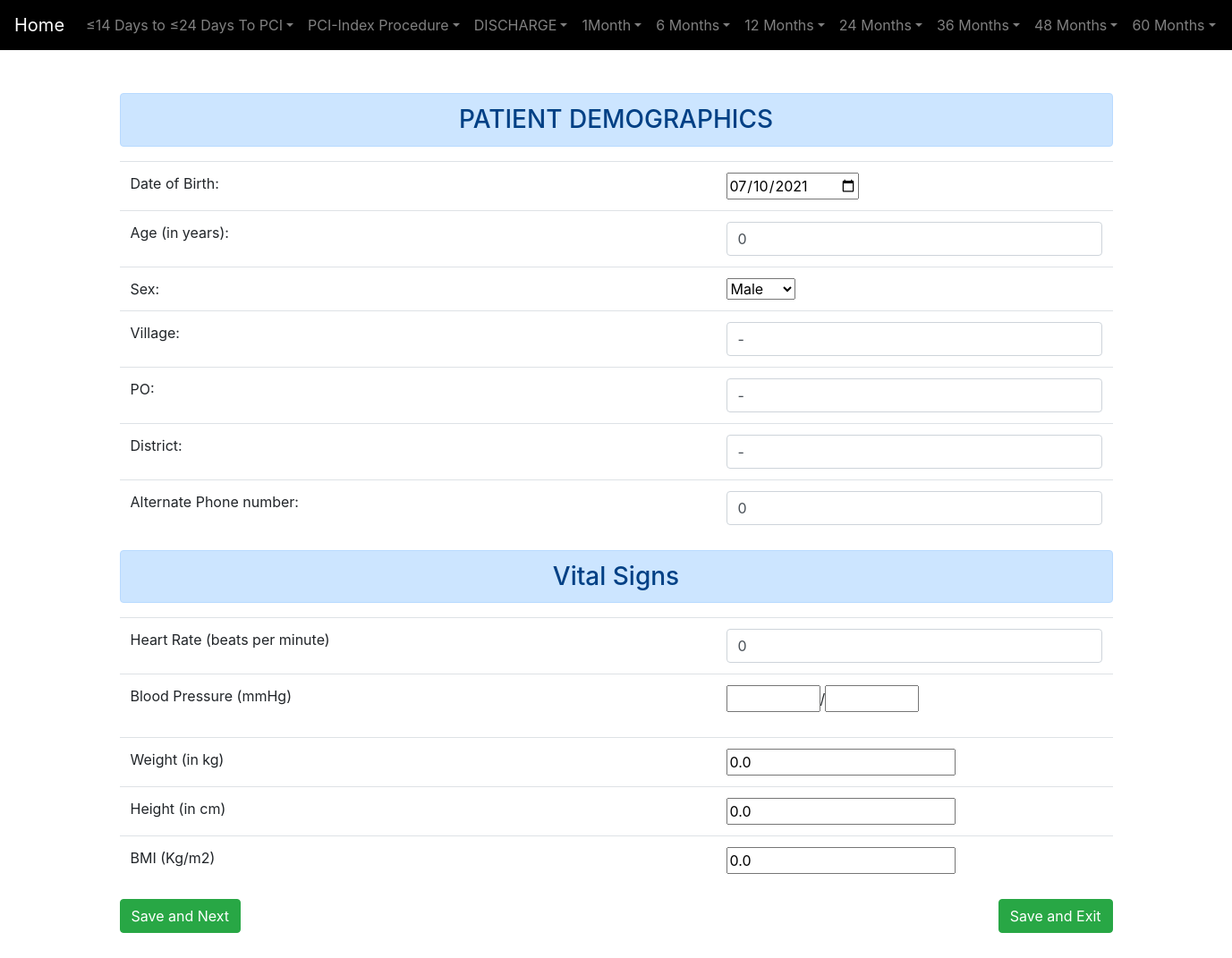
/patient_demo/, run on the app's committed database.
### enroll/models.py (models this page shows, shortened)
class Question(models.Model):
	q_id = models.IntegerField(primary_key = True)
	q_text = models.CharField(max_length = 500)

### enroll/views.py (the view, shortened to what this page needs)
# urls.py: path('patient_demo/', patient_demographics),
def patient_demographics(request):
    global ques_id, i
    ques_id = 5
    dateform = DateTime(initial={'ans_text': datetime.date.today()})
    ageform = NumberInput(initial={'ans_text': 0})
    sexform = SexInput(initial={'ans_text': 'Male'})
    addressform = TextInput(initial={'ans_text': "-"})
    phoneform = NumberInput(initial={'ans_text': 0})
    dob_ques = Question.objects.filter(q_id=6)
    age_ques = Question.objects.filter(q_id=7)
    sex_ques = Question.objects.filter(q_id=8)
    address_ques = Question.objects.filter(q_id__gte=9, q_id__lte=11)
    phone_ques = Question.objects.filter(q_id=12)
    heartrateform = NumberInput(initial={'ans_text': 0})
    bpform = TextInput()
    whbform = FloatInput(initial={'ans_text': 0.0})
    hr_ques = Question.objects.filter(q_id=13)
    bp_ques = Question.objects.filter(q_id=14)
    weight_hight_bmi_ques = Question.objects.filter(q_id__gte=15, q_id__lte=17)
    context = {
        "dob_ques": dob_ques,
        "age_ques": age_ques,
        "sex_ques": sex_ques,
        "address_ques": address_ques,
        "phone_ques": phone_ques,
        "dateform": dateform,
        "ageform": ageform,
        "sexform": sexform,
        "addressform": addressform,
        'phoneform': phoneform,
        'hrques': hr_ques,
        'bpques': bp_ques,
        'whbques': weight_hight_bmi_ques,
        'hrform': heartrateform,
        'bpform': bpform,
        'whbform': whbform,
    }
    return render(request, "enroll/patient_demo.html", context)

### enroll/forms.py
class DateTime(forms.ModelForm):
    class Meta:
        model = Result
        fields = ('p_id', 'q_id', 'ans_text')
        widgets = {
            'ans_text': forms.DateInput(attrs={'type': 'date'})
        }

class NumberInput(forms.ModelForm):
    class Meta:
        model = Result
        fields = ('p_id', 'q_id', 'ans_text')
        widgets = {
            'ans_text': forms.NumberInput(attrs={'class': 'form-control'})
        }

### enroll/templates/enroll/patient_demo.html (shortened to what this page needs)
{% extends 'enroll/question.html' %}
{% block content %}
<div class="row">
  <div class="col-sm-12">
    <form method="POST">
      <h3 class="text-center alert alert-primary">PATIENT DEMOGRAPHICS</h3>
      <table class="table table-hover">
        <tbody>
          {% for ques in dob_ques %}
          <tr>
            <td width="60%">{{ques.q_text}}</td>
            <td width="40%">{{dateform.ans_text}}</td>
          </tr>
          {%endfor%}
          {% for ques in age_ques %}
          <tr>
            <td>{{ques.q_text}}</td>
            <td>{{ageform.ans_text}}</td>
          </tr>
          {%endfor%}
          {% for ques in sex_ques %}
          <tr>
            <td>{{ques.q_text}}</td>
            <td>{{sexform.ans_text}}</td>
          </tr>
          {%endfor%}
          {% for ques in address_ques %}
          <tr>
            <td>{{ques.q_text}}</td>
            <td>{{addressform.ans_text}}</td>
          </tr>
          {%endfor%}
          {% for ques in phone_ques %}
          <tr>
            <td>{{ques.q_text}}</td>
            <td>{{phoneform.ans_text}}</td>
          </tr>
          {%endfor%}
        </tbody>
      </table>
      <h3 class="text-center alert alert-primary">Vital Signs</h3>
      <table class="table table-hover">
        <tbody>
          {% for ques in hrques %}
          <tr>
            <td width="60%">{{ ques.q_text }}</td>
            <td width="40%">{{ hrform.ans_text }}</td>
          </tr>
          {% endfor %}
          {% for ques in bpques %}
          <tr>
            <td>{{ ques.q_text }}</td>
            <td>
              <p><input type="number" name="bp[]" class="w-25">/<input type="number" name="bp[]" class="w-25"></p>
            </td>
          </tr>
          {% endfor %}
          {% for ques in whbques %}
          <tr>
            <td>{{ ques.q_text }}</td>
            <td>
              {{ whbform.ans_text }}
            </td>
          </tr>
          {% endfor %}
        </tbody>
      </table>
      <input type="submit" class="btn btn-success" name="next" value="Save and Next">
      <input type="submit" class="btn btn-success" name="home" value="Save and Exit" style="float: right;">
    </form>
  </div>
</div>
{% endblock %}

### enroll/templates/enroll/question.html (shortened to what this page needs)
<!DOCTYPE html>
{% load static %}
<html>
<head>
	<link rel="stylesheet" href="{% static 'enroll/css/bootstrap.css' %}">
	<nav class="navbar navbar-expand-sm navbar-dark" style="background-color: black;">
		<a class="navbar-brand" href="/create/">Home</a>
		<div class="collapse navbar-collapse" id="collapsibleNavId">
			<ul class="navbar-nav mr-auto mt-2 mt-lg-0">
				<li class="nav-item dropdown">
					<a class="nav-link dropdown-toggle" href="#" id="dropdownId" data-toggle="dropdown" aria-haspopup="true"
						aria-expanded="false">≤14 Days to ≤24 Days To PCI</a>
				</li>
				<li class="nav-item dropdown">
					<a class="nav-link dropdown-toggle" href="#" id="dropdownId" data-toggle="dropdown" aria-haspopup="true"
						aria-expanded="false">PCI-Index Procedure</a>
				</li>
				<li class="nav-item dropdown">
					<a class="nav-link dropdown-toggle" href="#" id="dropdownId" data-toggle="dropdown" aria-haspopup="true"
						aria-expanded="false">DISCHARGE</a>
				</li>
				<li class="nav-item dropdown">
					<a class="nav-link dropdown-toggle" href="#" id="dropdownId" data-toggle="dropdown" aria-haspopup="true"
						aria-expanded="false">1Month</a>
				</li>
				<li class="nav-item dropdown">
					<a class="nav-link dropdown-toggle" href="#" id="dropdownId" data-toggle="dropdown" aria-haspopup="true"
						aria-expanded="false">6 Months</a>
				</li>
				<li class="nav-item dropdown">
					<a class="nav-link dropdown-toggle" href="#" id="dropdownId" data-toggle="dropdown" aria-haspopup="true"
						aria-expanded="false">12 Months</a>
				</li>
				<li class="nav-item dropdown">
					<a class="nav-link dropdown-toggle" href="#" id="dropdownId" data-toggle="dropdown" aria-haspopup="true"
						aria-expanded="false">24 Months</a>
				</li>
				<li class="nav-item dropdown">
					<a class="nav-link dropdown-toggle" href="#" id="dropdownId" data-toggle="dropdown" aria-haspopup="true"
						aria-expanded="false">36 Months</a>
				</li>
				<li class="nav-item dropdown">
					<a class="nav-link dropdown-toggle" href="#" id="dropdownId" data-toggle="dropdown" aria-haspopup="true"
						aria-expanded="false">48 Months</a>
				</li>
				<li class="nav-item dropdown">
					<a class="nav-link dropdown-toggle" href="#" id="dropdownId" data-toggle="dropdown" aria-haspopup="true"
						aria-expanded="false">60 Months</a>
				</li>
			</ul>
		</div>
	</nav>
</head>
<body>
	<div class="container mt-5">
		{% block content %}
		{% endblock %}
	</div>
</body>
</html>

### data on the page
Question: q_text "Date of Birth:", ans_text "07/10/2021"
Question: q_text "Age (in years):", ans_text "0"
Question: q_text "Sex:"
Question: q_text "Village:", ans_text "-"
Question: q_text "PO:", ans_text "-"
Question: q_text "District:", ans_text "-"
Question: q_text "Alternate Phone number:", ans_text "0"
Question: q_text "Heart Rate (beats per minute)", ans_text "0"
Question: q_text "Blood Pressure (mmHg)"
Question: q_text "Weight (in kg)", ans_text "0.0"
Question: q_text "Height (in cm)", ans_text "0.0"
Question: q_text "BMI (Kg/m2)", ans_text "0.0"
